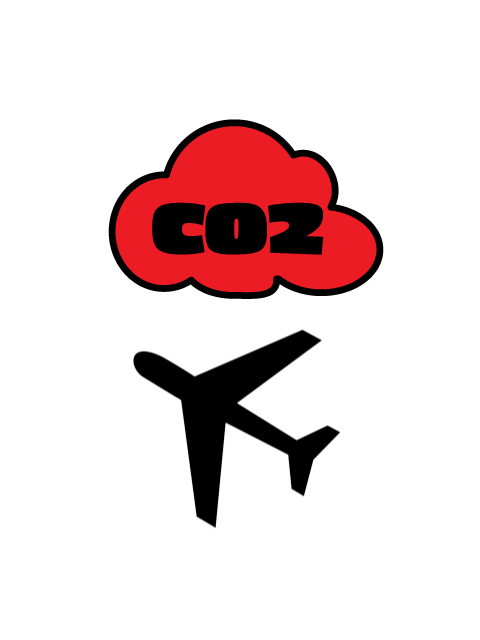
#> input picture pictures/visualization_pics/High_Carbon_viz_01.png, 480 x 640 px
$ python visualization.py
#> lines starting #> are read from the running program, lines starting #| are printed output that depends on the picture
from PIL import Image, ImageFont, ImageDraw
import cv2

# read the images
high_carbon = Image.open("pictures/visualization_pics/High_Carbon_viz_01.png")
#> high_carbon is the input picture: PIL image 480x640 P; mean R, G, B, A 232.8, 217.1, 217.7, 41.3
medium_carbon = Image.open("pictures/visualization_pics/Medium_Carbon_viz_01.png")
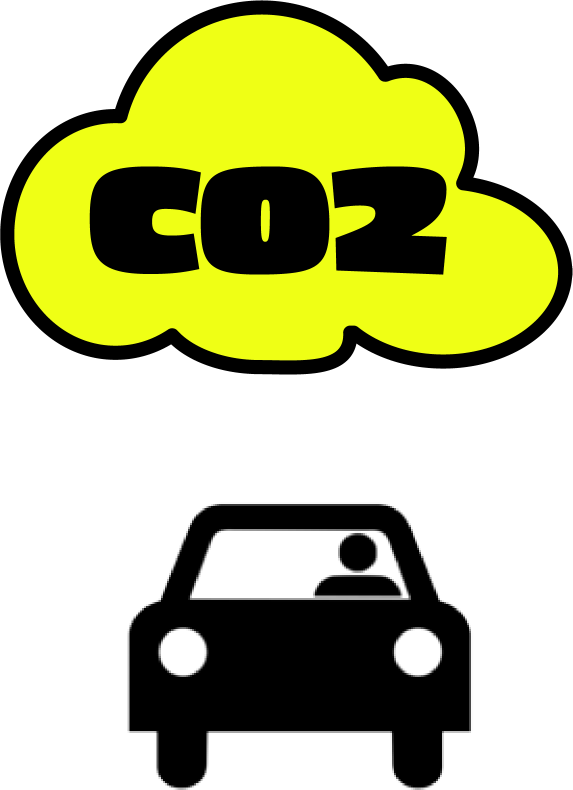
#> input picture pictures/visualization_pics/Medium_Carbon_viz_01.png, 1145 x 1579 px (shown at 1/2 size)
#> medium_carbon is the input picture: PIL image 1145x1579 RGBA; mean R, G, B, A 188, 191.5, 139.7, 127.9
low_carbon = Image.open("pictures/visualization_pics/Low_Carbon_viz_01.png")
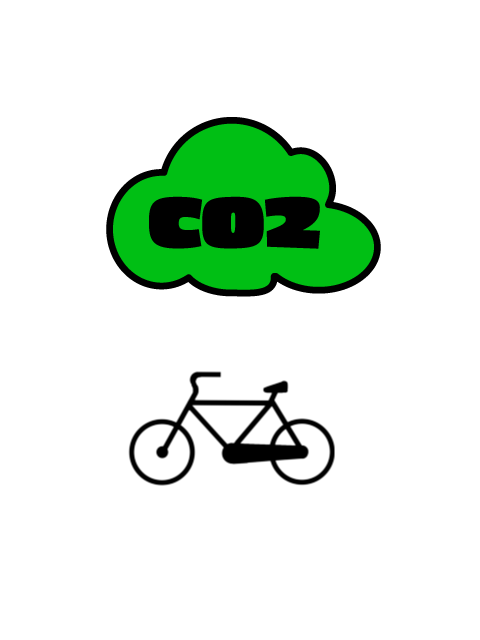
#> input picture pictures/visualization_pics/Low_Carbon_viz_01.png, 480 x 640 px
#> low_carbon is the input picture: PIL image 480x640 P; mean R, G, B, A 221.2, 235.6, 222.7, 36.2
#> (the run stopped early here; a loop or call above may not have finished)
